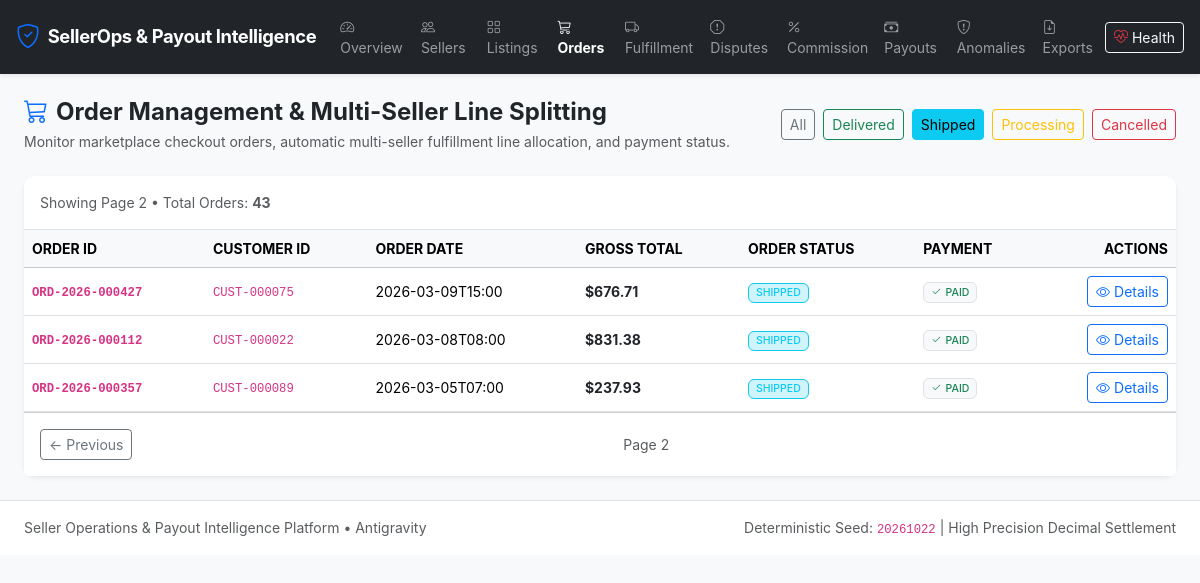
/orders?page=2&status=SHIPPED, run on an earlier commit of the app's database.
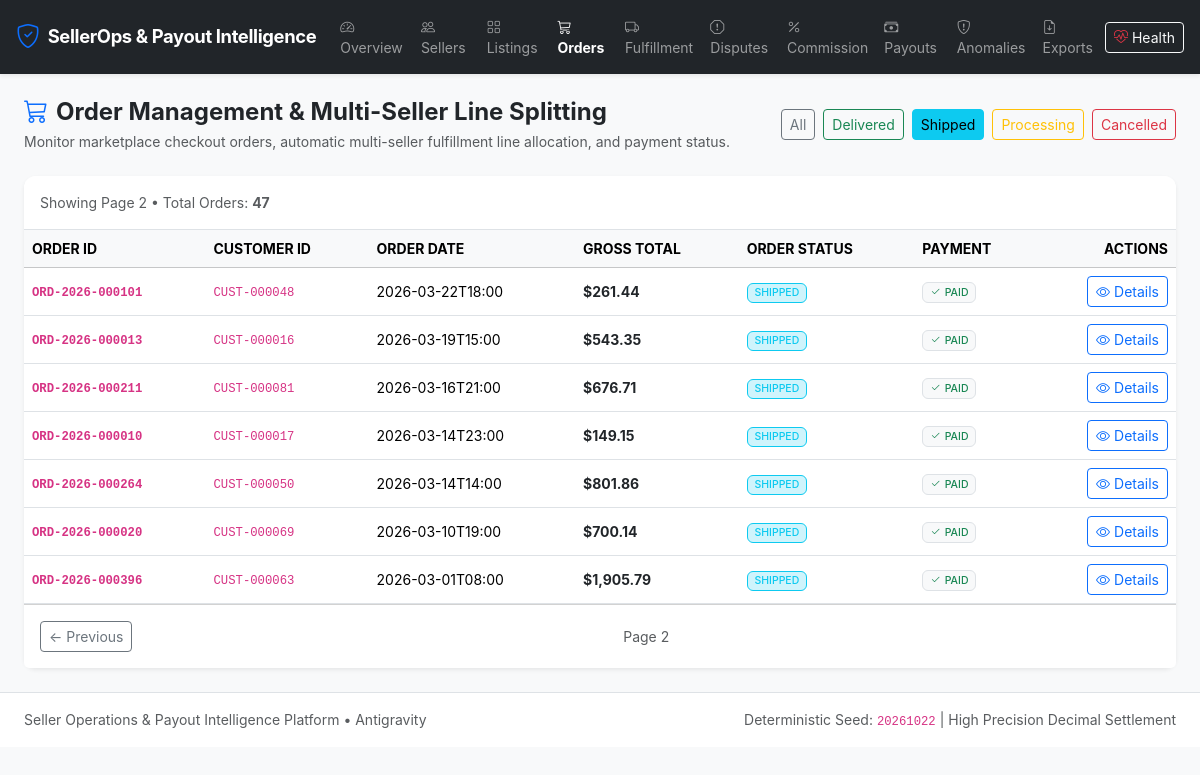
And on a later commit of the database.
### app/models/order.py (models this page shows)
class Order(Base):
    __tablename__ = 'orders'
    order_id = Column(String(32), primary_key=True)  # ORD-2026-000001
    customer_id = Column(String(32), ForeignKey('customers.customer_id'), nullable=False, index=True)
    order_date = Column(DateTime, nullable=False, index=True)
    order_status = Column(Enum(*ORDER_STATUSES, name='order_status_enum', validate_strings=True, create_constraint=True), default='PLACED', nullable=False, index=True)
    payment_status = Column(Enum(*PAYMENT_STATUSES, name='payment_status_enum', validate_strings=True, create_constraint=True), default='PAID', nullable=False)
    total_gross_amount = Column(Numeric(12, 2), nullable=False)
    shipping_fee = Column(Numeric(10, 2), default=0.00, nullable=False)
    tax_amount = Column(Numeric(10, 2), default=0.00, nullable=False)
    created_at = Column(DateTime, default=datetime.utcnow, nullable=False)
    updated_at = Column(DateTime, default=datetime.utcnow, onupdate=datetime.utcnow, nullable=False)
    customer = relationship('Customer', back_populates='orders')
    order_lines = relationship('OrderLine', back_populates='order', cascade='all, delete-orphan')
    fulfillments = relationship('Fulfillment', back_populates='order')
    disputes = relationship('Dispute', back_populates='order')
    status_events = relationship('OrderStatusEvent', back_populates='order', cascade='all, delete-orphan')
    __table_args__ = (
        Index('idx_order_date_status', 'order_date', 'order_status'),
    )
    def to_dict(self):
        return {
            'order_id': self.order_id,
            'customer_id': self.customer_id,
            'order_date': self.order_date.isoformat() if self.order_date else None,
            'order_status': self.order_status,
            'payment_status': self.payment_status,
            'total_gross_amount': float(self.total_gross_amount) if self.total_gross_amount is not None else 0.0,
            'shipping_fee': float(self.shipping_fee) if self.shipping_fee is not None else 0.0,
            'tax_amount': float(self.tax_amount) if self.tax_amount is not None else 0.0,
            'created_at': self.created_at.isoformat() if self.created_at else None
        }

### app/routes/dashboard_routes.py (the view)
@dashboard_bp.route('/orders')
def orders():
    status = request.args.get('status')
    page = int(request.args.get('page', 1))
    orders_data = OrderService.get_orders(status_filter=status, page=page, page_size=40)
    return render_template('orders.html', data=orders_data, selected_status=status)

### app/__init__.py (called while the page is built)
def register_security_headers(app: Flask):
    @app.after_request
    def set_security_headers(response):
        response.headers['X-Content-Type-Options'] = 'nosniff'
        response.headers['X-Frame-Options'] = 'SAMEORIGIN'
        response.headers['X-XSS-Protection'] = '1; mode=block'
        response.headers['Referrer-Policy'] = 'strict-origin-when-cross-origin'
        response.headers['Content-Security-Policy'] = (
            "default-src 'self' https: 'unsafe-inline' 'unsafe-eval'; "
            "img-src 'self' data: https:; "
            "font-src 'self' https: data:; "
            "style-src 'self' https: 'unsafe-inline';"
        )
        return response

### database/connection.py (called while the page is built, shortened)
def get_default_uri() -> str:
    if os.getenv('DATABASE_URL'):
        return os.getenv('DATABASE_URL')

def get_session_factory(database_uri: str = None):
    uri = database_uri or get_default_uri()
    if uri not in _session_factories:
        engine = get_engine(uri)
        _session_factories[uri] = scoped_session(
            sessionmaker(autocommit=False, autoflush=False, expire_on_commit=False, bind=engine)
        )
    return _session_factories[uri]

### app/templates/orders.html (shortened to what the changed rows need)
{% extends "base.html" %}
{% block content %}
<div class="card border-0 shadow-sm">
    <div class="card-header bg-white border-bottom py-3 d-flex justify-content-between align-items-center">
        <span class="text-muted small">Showing Page {{ data.page }} &bull; Total Orders: <strong>{{ data.total }}</strong></span>
    </div>
    <div class="table-responsive">
        <table class="table table-hover align-middle mb-0 small">
            <thead class="table-light text-muted text-uppercase">
                <tr>
                    <th>Order ID</th>
                    <th>Customer ID</th>
                    <th>Order Date</th>
                    <th>Gross Total</th>
                    <th>Order Status</th>
                    <th>Payment</th>
                    <th class="text-end">Actions</th>
                </tr>
            </thead>
            <tbody>
                {% for o in data.orders %}
                <tr>
                    <td class="fw-bold"><code>{{ o.order_id }}</code></td>
                    <td><code>{{ o.customer_id }}</code></td>
                    <td>{{ o.order_date[:16] }}</td>
                    <td class="fw-bold text-dark">${{ "{:,.2f}".format(o.total_gross_amount) }}</td>
                    <td>
                        {% if o.order_status == 'DELIVERED' %}
                            <span class="badge bg-success-subtle text-success border border-success">DELIVERED</span>
                        {% elif o.order_status == 'SHIPPED' %}
                            <span class="badge bg-info-subtle text-info border border-info">SHIPPED</span>
                        {% elif o.order_status == 'PROCESSING' %}
                            <span class="badge bg-warning-subtle text-warning-emphasis border border-warning">PROCESSING</span>
                        {% elif o.order_status == 'CANCELLED' %}
                            <span class="badge bg-danger-subtle text-danger border border-danger">CANCELLED</span>
                        {% else %}
                            <span class="badge bg-secondary">{{ o.order_status }}</span>
                        {% endif %}
                    </td>
                    <td>
                        {% if o.payment_status == 'PAID' %}
                            <span class="badge bg-light text-success border"><i class="bi bi-check2 me-1"></i>PAID</span>
                        {% else %}
                            <span class="badge bg-light text-muted border">{{ o.payment_status }}</span>
                        {% endif %}
                    </td>
                    <td class="text-end">
                        <a href="/orders/{{ o.order_id }}" class="btn btn-sm btn-outline-primary">
                            <i class="bi bi-eye me-1"></i>Details
                        </a>
                    </td>
                </tr>
                {% endfor %}
            </tbody>
        </table>
    </div>
</div>
{% endblock %}

What changed in the data, as far as the page shows it:
no longer on this page (row edited): Order: order_id "ORD-2026-000427", customer_id "CUST-000075", order_date "2026-03-09T15:00", total_gross_amount "676.71"
no longer on this page (row edited): Order: order_id "ORD-2026-000112", customer_id "CUST-000022", order_date "2026-03-08T08:00", total_gross_amount "831.38"
no longer on this page (row edited): Order: order_id "ORD-2026-000357", customer_id "CUST-000089", order_date "2026-03-05T07:00", total_gross_amount "237.93"
now on this page (row edited): Order: order_id "ORD-2026-000101", customer_id "CUST-000048", order_date "2026-03-22T18:00", total_gross_amount "261.44"
now on this page (row edited): Order: order_id "ORD-2026-000013", customer_id "CUST-000016", order_date "2026-03-19T15:00", total_gross_amount "543.35"
now on this page (row edited): Order: order_id "ORD-2026-000211", customer_id "CUST-000081", order_date "2026-03-16T21:00", total_gross_amount "676.71"
now on this page (row edited): Order: order_id "ORD-2026-000010", customer_id "CUST-000017", order_date "2026-03-14T23:00", total_gross_amount "149.15"
now on this page (row edited): Order: order_id "ORD-2026-000264", customer_id "CUST-000050", order_date "2026-03-14T14:00", total_gross_amount "801.86"
now on this page (row edited): Order: order_id "ORD-2026-000020", customer_id "CUST-000069", order_date "2026-03-10T19:00", total_gross_amount "700.14"
now on this page (row edited): Order: order_id "ORD-2026-000396", customer_id "CUST-000063", order_date "2026-03-01T08:00", total_gross_amount "1,905.79"
Also different on the page:
{{ data.total }}: "43" → "47"
